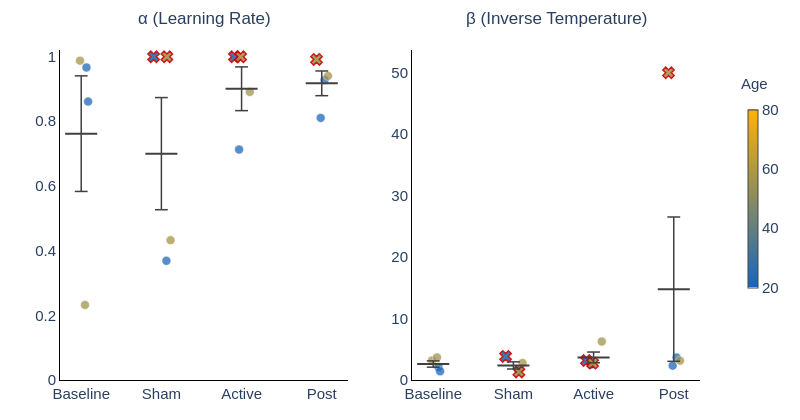

The code cell stored with this chart in its notebook:
### Code cell
# Visualize Rescorla-Wagner Parameters by Condition (interactive)

import plotly.graph_objects as go
from plotly.subplots import make_subplots
import matplotlib.colors as mcolors

# ---- Configuration ----
condition_order = ['baseline', 'sham', 'active', 'post']
age_min, age_max = 20, 80
cap_w = 0.08  # half-width of error bar caps

# Age → color mapping (blue #1565C0 for young, gold #FFB300 for old)
age_cmap = mcolors.LinearSegmentedColormap.from_list(
    'blue_gold', ['#1565C0', '#FFB300']
)
age_lookup = data.groupby('subject_id')['age'].first().to_dict()

def age_to_color(age):
    norm = np.clip((age - age_min) / (age_max - age_min), 0, 1)
    rgba = age_cmap(norm)
    return f'rgb({int(rgba[0]*255)},{int(rgba[1]*255)},{int(rgba[2]*255)})'

# ---- Build figure ----
fig = make_subplots(rows=1, cols=2,
                    subplot_titles=[r'α (Learning Rate)', r'β (Inverse Temperature)'])

for col, (param, ylim) in enumerate([('alpha', [0, 1.02]), ('beta', None)], start=1):
    plot_data = rw[rw['condition'].isin(condition_order)].copy()
    rng = np.random.default_rng(42)

    for i, cond in enumerate(condition_order):
        cond_data = plot_data[plot_data['condition'] == cond]
        jitter = rng.uniform(-0.12, 0.12, size=len(cond_data))
        boundary_mask = cond_data['at_boundary'].values

        # Hover text (shared format for both normal and boundary points)
        def make_hover(sub_df):
            return [f'sub-{s}<br>Age: {age_lookup.get(s, "?")}<br>α={r["alpha"]:.3f}, β={r["beta"]:.2f}'
                    for s, (_, r) in zip(sub_df['subject_id'], sub_df.iterrows())]

        # Normal points
        normal = cond_data[~cond_data['at_boundary']]
        if len(normal) > 0:
            fig.add_trace(go.Scatter(
                x=i + jitter[~boundary_mask], y=normal[param],
                mode='markers',
                marker=dict(size=9, opacity=0.75,
                            color=[age_to_color(age_lookup.get(s, np.nan)) for s in normal['subject_id']],
                            line=dict(width=0.5, color='white')),
                text=make_hover(normal), hoverinfo='text', showlegend=False,
            ), row=1, col=col)

        # Boundary fits (X marker with red outline)
        boundary = cond_data[cond_data['at_boundary']]
        if len(boundary) > 0:
            fig.add_trace(go.Scatter(
                x=i + jitter[boundary_mask], y=boundary[param],
                mode='markers',
                marker=dict(size=10, symbol='x', opacity=0.9,
                            color=[age_to_color(age_lookup.get(s, np.nan)) for s in boundary['subject_id']],
                            line=dict(width=1.5, color='#CC0000')),
                text=[t.replace('sub-', 'sub-') .replace('<br>', ' ⚠ BOUNDARY<br>', 1)
                      for t in make_hover(boundary)],
                hoverinfo='text', showlegend=False,
            ), row=1, col=col)

        # Mean + SEM with capped error bars
        vals = cond_data[param].dropna()
        if len(vals) > 0:
            mean, sem = vals.mean(), (vals.sem() if len(vals) > 1 else 0)
            for trace_args in [
                dict(x=[i, i], y=[mean - sem, mean + sem]),                    # vertical bar
                dict(x=[i - cap_w, i + cap_w], y=[mean + sem, mean + sem]),    # top cap
                dict(x=[i - cap_w, i + cap_w], y=[mean - sem, mean - sem]),    # bottom cap
            ]:
                fig.add_trace(go.Scatter(
                    **trace_args, mode='lines', line=dict(color='#404040', width=1.5),
                    showlegend=False, hoverinfo='skip',
                ), row=1, col=col)
            # Mean line
            fig.add_trace(go.Scatter(
                x=[i - 0.2, i + 0.2], y=[mean, mean],
                mode='lines', line=dict(color='#404040', width=2),
                showlegend=False, hoverinfo='text',
                text=[f'{cond.capitalize()} mean: {mean:.3f}'] * 2,
            ), row=1, col=col)

    # Per-subplot axis config
    fig.update_xaxes(tickvals=list(range(len(condition_order))),
                     ticktext=[c.capitalize() for c in condition_order], row=1, col=col)
    if ylim:
        fig.update_yaxes(range=ylim, row=1, col=col)

# ---- Layout ----
fig.update_layout(
    height=420, width=800,
    template='plotly_white',
    margin=dict(l=60, r=100, t=50, b=40),
    font=dict(family='Arial', size=14),
)

# ---- Axis styling ----
fig.update_xaxes(showgrid=False, zeroline=False,
                 showline=True, linewidth=1, linecolor='black',
                 tickfont=dict(size=15))
fig.update_yaxes(showgrid=False, rangemode='tozero',
                 showline=True, linewidth=1, linecolor='black',
                 tickfont=dict(size=15))

# ---- Colorbar (age gradient) ----
dummy_ages = np.linspace(age_min, age_max, 50)
fig.add_trace(go.Scatter(
    x=[None]*50, y=[None]*50, mode='markers',
    marker=dict(size=0.1, color=dummy_ages,
                colorscale=[[0, '#1565C0'], [1, '#FFB300']],
                cmin=age_min, cmax=age_max,
                colorbar=dict(x=1.06, y=0.55, len=0.6, thickness=10,
                              tickfont=dict(size=15))),
    showlegend=False, hoverinfo='skip',
))
fig.add_annotation(text='Age', x=1.11, y=.93, xref='paper', yref='paper',
                   showarrow=False, font=dict(family='Arial', size=15))

# ---- Subplot title styling ----
for ann in fig.layout.annotations:
    if ann.text in [r'α (Learning Rate)', r'β (Inverse Temperature)']:
        ann.update(font_size=17, y=1.06)

# ---- Show ----
fig.show(config=dict(toImageButtonOptions=dict(filename='rw_params_by_condition')))

### Figure 1 — Plotly figure (JSON) as saved in the notebook; plotly's stock layout.template omitted (floating-point values rounded to 4 significant figures)
{"data": [{"hoverinfo": "text", "marker": {"color": ["rgb(36,106,179)", "rgb(165,149,73)", "rgb(32,104,182)", "rgb(161,147,76)"], "line": {"color": "white", "width": 0.5}, "opacity": 0.75, "size": 9}, "mode": "markers", "showlegend": false, "text": ["sub-10656<br>Age: 24<br>α=0.966, β=2.11", "sub-10886<br>Age: 57<br>α=0.987, β=3.18", "sub-10998<br>Age: 23<br>α=0.861, β=1.42", "sub-11773<br>Age: 56<br>α=0.232, β=3.68"], "type": "scatter", "x": [0.06575, -0.01467, 0.08606, 0.04737], "xaxis": "x", "y": [0.966, 0.9871, 0.8606, 0.232], "yaxis": "y"}, {"hoverinfo": "skip", "line": {"color": "#404040", "width": 1.5}, "mode": "lines", "showlegend": false, "type": "scatter", "x": [0, 0], "xaxis": "x", "y": [0.5828, 0.9401], "yaxis": "y"}, {"hoverinfo": "skip", "line": {"color": "#404040", "width": 1.5}, "mode": "lines", "showlegend": false, "type": "scatter", "x": [-0.08, 0.08], "xaxis": "x", "y": [0.9401, 0.9401], "yaxis": "y"}, {"hoverinfo": "skip", "line": {"color": "#404040", "width": 1.5}, "mode": "lines", "showlegend": false, "type": "scatter", "x": [-0.08, 0.08], "xaxis": "x", "y": [0.5828, 0.5828], "yaxis": "y"}, {"hoverinfo": "text", "line": {"color": "#404040", "width": 2}, "mode": "lines", "showlegend": false, "text": ["Baseline mean: 0.761", "Baseline mean: 0.761"], "type": "scatter", "x": [-0.2, 0.2], "xaxis": "x", "y": [0.7614, 0.7614], "yaxis": "y"}, {"hoverinfo": "text", "marker": {"color": ["rgb(165,149,73)", "rgb(32,104,182)"], "line": {"color": "white", "width": 0.5}, "opacity": 0.75, "size": 9}, "mode": "markers", "showlegend": false, "text": ["sub-10886<br>Age: 57<br>α=0.432, β=2.76", "sub-10998<br>Age: 23<br>α=0.368, β=1.58"], "type": "scatter", "x": [1.114, 1.063], "xaxis": "x", "y": [0.4322, 0.3684], "yaxis": "y"}, {"hoverinfo": "text", "marker": {"color": ["rgb(36,106,179)", "rgb(161,147,76)"], "line": {"color": "#CC0000", "width": 1.5}, "opacity": 0.9, "size": 10, "symbol": "x"}, "mode": "markers", "showlegend": false, "text": ["sub-10656 ⚠ BOUNDARY<br>Age: 24<br>α=0.999, β=3.83", "sub-11773 ⚠ BOUNDARY<br>Age: 56<br>α=0.999, β=1.31"], "type": "scatter", "x": [0.9026, 1.069], "xaxis": "x", "y": [0.999, 0.999], "yaxis": "y"}, {"hoverinfo": "skip", "line": {"color": "#404040", "width": 1.5}, "mode": "lines", "showlegend": false, "type": "scatter", "x": [1, 1], "xaxis": "x", "y": [0.5263, 0.873], "yaxis": "y"}, {"hoverinfo": "skip", "line": {"color": "#404040", "width": 1.5}, "mode": "lines", "showlegend": false, "type": "scatter", "x": [0.92, 1.08], "xaxis": "x", "y": [0.873, 0.873], "yaxis": "y"}, {"hoverinfo": "skip", "line": {"color": "#404040", "width": 1.5}, "mode": "lines", "showlegend": false, "type": "scatter", "x": [0.92, 1.08], "xaxis": "x", "y": [0.5263, 0.5263], "yaxis": "y"}, {"hoverinfo": "text", "line": {"color": "#404040", "width": 2}, "mode": "lines", "showlegend": false, "text": ["Sham mean: 0.700", "Sham mean: 0.700"], "type": "scatter", "x": [0.8, 1.2], "xaxis": "x", "y": [0.6997, 0.6997], "yaxis": "y"}, {"hoverinfo": "text", "marker": {"color": ["rgb(32,104,182)", "rgb(161,147,76)"], "line": {"color": "white", "width": 0.5}, "opacity": 0.75, "size": 9}, "mode": "markers", "showlegend": false, "text": ["sub-10998<br>Age: 23<br>α=0.712, β=2.51", "sub-11773<br>Age: 56<br>α=0.890, β=6.27"], "type": "scatter", "x": [1.969, 2.102], "xaxis": "x", "y": [0.7124, 0.8904], "yaxis": "y"}, {"hoverinfo": "text", "marker": {"color": ["rgb(36,106,179)", "rgb(165,149,73)"], "line": {"color": "#CC0000", "width": 1.5}, "opacity": 0.9, "size": 10, "symbol": "x"}, "mode": "markers", "showlegend": false, "text": ["sub-10656 ⚠ BOUNDARY<br>Age: 24<br>α=0.999, β=3.17", "sub-10886 ⚠ BOUNDARY<br>Age: 57<br>α=0.999, β=2.75"], "type": "scatter", "x": [1.911, 1.988], "xaxis": "x", "y": [0.999, 0.999], "yaxis": "y"}, {"hoverinfo": "skip", "line": {"color": "#404040", "width": 1.5}, "mode": "lines", "showlegend": false, "type": "scatter", "x": [2, 2], "xaxis": "x", "y": [0.8326, 0.9678], "yaxis": "y"}, {"hoverinfo": "skip", "line": {"color": "#404040", "width": 1.5}, "mode": "lines", "showlegend": false, "type": "scatter", "x": [1.92, 2.08], "xaxis": "x", "y": [0.9678, 0.9678], "yaxis": "y"}, {"hoverinfo": "skip", "line": {"color": "#404040", "width": 1.5}, "mode": "lines", "showlegend": false, "type": "scatter", "x": [1.92, 2.08], "xaxis": "x", "y": [0.8326, 0.8326], "yaxis": "y"}, {"hoverinfo": "text", "line": {"color": "#404040", "width": 2}, "mode": "lines", "showlegend": false, "text": ["Active mean: 0.900", "Active mean: 0.900"], "type": "scatter", "x": [1.8, 2.2], "xaxis": "x", "y": [0.9002, 0.9002], "yaxis": "y"}, {"hoverinfo": "text", "marker": {"color": ["rgb(36,106,179)", "rgb(165,149,73)", "rgb(32,104,182)"], "line": {"color": "white", "width": 0.5}, "opacity": 0.75, "size": 9}, "mode": "markers", "showlegend": false, "text": ["sub-10656<br>Age: 24<br>α=0.927, β=3.66", "sub-10886<br>Age: 57<br>α=0.940, β=3.14", "sub-10998<br>Age: 23<br>α=0.810, β=2.33"], "type": "scatter", "x": [3.035, 3.077, 2.986], "xaxis": "x", "y": [0.9273, 0.9398, 0.8101], "yaxis": "y"}, {"hoverinfo": "text", "marker": {"color": ["rgb(161,147,76)"], "line": {"color": "#CC0000", "width": 1.5}, "opacity": 0.9, "size": 10, "symbol": "x"}, "mode": "markers", "showlegend": false, "text": ["sub-11773 ⚠ BOUNDARY<br>Age: 56<br>α=0.991, β=50.00"], "type": "scatter", "x": [2.935], "xaxis": "x", "y": [0.9907], "yaxis": "y"}, {"hoverinfo": "skip", "line": {"color": "#404040", "width": 1.5}, "mode": "lines", "showlegend": false, "type": "scatter", "x": [3, 3], "xaxis": "x", "y": [0.8788, 0.9552], "yaxis": "y"}, {"hoverinfo": "skip", "line": {"color": "#404040", "width": 1.5}, "mode": "lines", "showlegend": false, "type": "scatter", "x": [2.92, 3.08], "xaxis": "x", "y": [0.9552, 0.9552], "yaxis": "y"}, {"hoverinfo": "skip", "line": {"color": "#404040", "width": 1.5}, "mode": "lines", "showlegend": false, "type": "scatter", "x": [2.92, 3.08], "xaxis": "x", "y": [0.8788, 0.8788], "yaxis": "y"}, {"hoverinfo": "text", "line": {"color": "#404040", "width": 2}, "mode": "lines", "showlegend": false, "text": ["Post mean: 0.917", "Post mean: 0.917"], "type": "scatter", "x": [2.8, 3.2], "xaxis": "x", "y": [0.917, 0.917], "yaxis": "y"}, {"hoverinfo": "text", "marker": {"color": ["rgb(36,106,179)", "rgb(165,149,73)", "rgb(32,104,182)", "rgb(161,147,76)"], "line": {"color": "white", "width": 0.5}, "opacity": 0.75, "size": 9}, "mode": "markers", "showlegend": false, "text": ["sub-10656<br>Age: 24<br>α=0.966, β=2.11", "sub-10886<br>Age: 57<br>α=0.987, β=3.18", "sub-10998<br>Age: 23<br>α=0.861, β=1.42", "sub-11773<br>Age: 56<br>α=0.232, β=3.68"], "type": "scatter", "x": [0.06575, -0.01467, 0.08606, 0.04737], "xaxis": "x2", "y": [2.107, 3.183, 1.424, 3.682], "yaxis": "y2"}, {"hoverinfo": "skip", "line": {"color": "#404040", "width": 1.5}, "mode": "lines", "showlegend": false, "type": "scatter", "x": [0, 0], "xaxis": "x2", "y": [2.087, 3.11], "yaxis": "y2"}, {"hoverinfo": "skip", "line": {"color": "#404040", "width": 1.5}, "mode": "lines", "showlegend": false, "type": "scatter", "x": [-0.08, 0.08], "xaxis": "x2", "y": [3.11, 3.11], "yaxis": "y2"}, {"hoverinfo": "skip", "line": {"color": "#404040", "width": 1.5}, "mode": "lines", "showlegend": false, "type": "scatter", "x": [-0.08, 0.08], "xaxis": "x2", "y": [2.087, 2.087], "yaxis": "y2"}, {"hoverinfo": "text", "line": {"color": "#404040", "width": 2}, "mode": "lines", "showlegend": false, "text": ["Baseline mean: 2.599", "Baseline mean: 2.599"], "type": "scatter", "x": [-0.2, 0.2], "xaxis": "x2", "y": [2.599, 2.599], "yaxis": "y2"}, {"hoverinfo": "text", "marker": {"color": ["rgb(165,149,73)", "rgb(32,104,182)"], "line": {"color": "white", "width": 0.5}, "opacity": 0.75, "size": 9}, "mode": "markers", "showlegend": false, "text": ["sub-10886<br>Age: 57<br>α=0.432, β=2.76", "sub-10998<br>Age: 23<br>α=0.368, β=1.58"], "type": "scatter", "x": [1.114, 1.063], "xaxis": "x2", "y": [2.763, 1.583], "yaxis": "y2"}, {"hoverinfo": "text", "marker": {"color": ["rgb(36,106,179)", "rgb(161,147,76)"], "line": {"color": "#CC0000", "width": 1.5}, "opacity": 0.9, "size": 10, "symbol": "x"}, "mode": "markers", "showlegend": false, "text": ["sub-10656 ⚠ BOUNDARY<br>Age: 24<br>α=0.999, β=3.83", "sub-11773 ⚠ BOUNDARY<br>Age: 56<br>α=0.999, β=1.31"], "type": "scatter", "x": [0.9026, 1.069], "xaxis": "x2", "y": [3.832, 1.307], "yaxis": "y2"}, {"hoverinfo": "skip", "line": {"color": "#404040", "width": 1.5}, "mode": "lines", "showlegend": false, "type": "scatter", "x": [1, 1], "xaxis": "x2", "y": [1.791, 2.951], "yaxis": "y2"}, {"hoverinfo": "skip", "line": {"color": "#404040", "width": 1.5}, "mode": "lines", "showlegend": false, "type": "scatter", "x": [0.92, 1.08], "xaxis": "x2", "y": [2.951, 2.951], "yaxis": "y2"}, {"hoverinfo": "skip", "line": {"color": "#404040", "width": 1.5}, "mode": "lines", "showlegend": false, "type": "scatter", "x": [0.92, 1.08], "xaxis": "x2", "y": [1.791, 1.791], "yaxis": "y2"}, {"hoverinfo": "text", "line": {"color": "#404040", "width": 2}, "mode": "lines", "showlegend": false, "text": ["Sham mean: 2.371", "Sham mean: 2.371"], "type": "scatter", "x": [0.8, 1.2], "xaxis": "x2", "y": [2.371, 2.371], "yaxis": "y2"}, {"hoverinfo": "text", "marker": {"color": ["rgb(32,104,182)", "rgb(161,147,76)"], "line": {"color": "white", "width": 0.5}, "opacity": 0.75, "size": 9}, "mode": "markers", "showlegend": false, "text": ["sub-10998<br>Age: 23<br>α=0.712, β=2.51", "sub-11773<br>Age: 56<br>α=0.890, β=6.27"], "type": "scatter", "x": [1.969, 2.102], "xaxis": "x2", "y": [2.51, 6.269], "yaxis": "y2"}, {"hoverinfo": "text", "marker": {"color": ["rgb(36,106,179)", "rgb(165,149,73)"], "line": {"color": "#CC0000", "width": 1.5}, "opacity": 0.9, "size": 10, "symbol": "x"}, "mode": "markers", "showlegend": false, "text": ["sub-10656 ⚠ BOUNDARY<br>Age: 24<br>α=0.999, β=3.17", "sub-10886 ⚠ BOUNDARY<br>Age: 57<br>α=0.999, β=2.75"], "type": "scatter", "x": [1.911, 1.988], "xaxis": "x2", "y": [3.172, 2.747], "yaxis": "y2"}, {"hoverinfo": "skip", "line": {"color": "#404040", "width": 1.5}, "mode": "lines", "showlegend": false, "type": "scatter", "x": [2, 2], "xaxis": "x2", "y": [2.799, 4.55], "yaxis": "y2"}, {"hoverinfo": "skip", "line": {"color": "#404040", "width": 1.5}, "mode": "lines", "showlegend": false, "type": "scatter", "x": [1.92, 2.08], "xaxis": "x2", "y": [4.55, 4.55], "yaxis": "y2"}, {"hoverinfo": "skip", "line": {"color": "#404040", "width": 1.5}, "mode": "lines", "showlegend": false, "type": "scatter", "x": [1.92, 2.08], "xaxis": "x2", "y": [2.799, 2.799], "yaxis": "y2"}, {"hoverinfo": "text", "line": {"color": "#404040", "width": 2}, "mode": "lines", "showlegend": false, "text": ["Active mean: 3.674", "Active mean: 3.674"], "type": "scatter", "x": [1.8, 2.2], "xaxis": "x2", "y": [3.674, 3.674], "yaxis": "y2"}, {"hoverinfo": "text", "marker": {"color": ["rgb(36,106,179)", "rgb(165,149,73)", "rgb(32,104,182)"], "line": {"color": "white", "width": 0.5}, "opacity": 0.75, "size": 9}, "mode": "markers", "showlegend": false, "text": ["sub-10656<br>Age: 24<br>α=0.927, β=3.66", "sub-10886<br>Age: 57<br>α=0.940, β=3.14", "sub-10998<br>Age: 23<br>α=0.810, β=2.33"], "type": "scatter", "x": [3.035, 3.077, 2.986], "xaxis": "x2", "y": [3.661, 3.144, 2.331], "yaxis": "y2"}, {"hoverinfo": "text", "marker": {"color": ["rgb(161,147,76)"], "line": {"color": "#CC0000", "width": 1.5}, "opacity": 0.9, "size": 10, "symbol": "x"}, "mode": "markers", "showlegend": false, "text": ["sub-11773 ⚠ BOUNDARY<br>Age: 56<br>α=0.991, β=50.00"], "type": "scatter", "x": [2.935], "xaxis": "x2", "y": [50], "yaxis": "y2"}, {"hoverinfo": "skip", "line": {"color": "#404040", "width": 1.5}, "mode": "lines", "showlegend": false, "type": "scatter", "x": [3, 3], "xaxis": "x2", "y": [3.042, 26.53], "yaxis": "y2"}, {"hoverinfo": "skip", "line": {"color": "#404040", "width": 1.5}, "mode": "lines", "showlegend": false, "type": "scatter", "x": [2.92, 3.08], "xaxis": "x2", "y": [26.53, 26.53], "yaxis": "y2"}, {"hoverinfo": "skip", "line": {"color": "#404040", "width": 1.5}, "mode": "lines", "showlegend": false, "type": "scatter", "x": [2.92, 3.08], "xaxis": "x2", "y": [3.042, 3.042], "yaxis": "y2"}, {"hoverinfo": "text", "line": {"color": "#404040", "width": 2}, "mode": "lines", "showlegend": false, "text": ["Post mean: 14.784", "Post mean: 14.784"], "type": "scatter", "x": [2.8, 3.2], "xaxis": "x2", "y": [14.78, 14.78], "yaxis": "y2"}, {"hoverinfo": "skip", "marker": {"cmax": 80, "cmin": 20, "color": [20, 21.22, 22.45, 23.67, 24.9, 26.12, 27.35, 28.57, 29.8, 31.02, 32.24, 33.47, 34.69, 35.92, 37.14, 38.37, 39.59, 40.82, 42.04, 43.27, 44.49, 45.71, 46.94, 48.16, 49.39, 50.61, 51.84, 53.06, 54.29, 55.51, 56.73, 57.96, 59.18, 60.41, 61.63, 62.86, 64.08, 65.31, 66.53, 67.76, 68.98, 70.2, 71.43, 72.65, 73.88, 75.1, 76.33, 77.55, 78.78, 80], "colorbar": {"len": 0.6, "thickness": 10, "tickfont": {"size": 15}, "x": 1.06, "y": 0.55}, "colorscale": [[0, "#1565C0"], [1, "#FFB300"]], "size": 0.1}, "mode": "markers", "showlegend": false, "type": "scatter", "x": [null, null, null, null, null, null, null, null, null, null, null, null, null, null, null, null, null, null, null, null, null, null, null, null, null, null, null, null, null, null, null, null, null, null, null, null, null, null, null, null, null, null, null, null, null, null, null, null, null, null], "y": [null, null, null, null, null, null, null, null, null, null, null, null, null, null, null, null, null, null, null, null, null, null, null, null, null, null, null, null, null, null, null, null, null, null, null, null, null, null, null, null, null, null, null, null, null, null, null, null, null, null]}], "layout": {"annotations": [{"font": {"size": 17}, "showarrow": false, "text": "α (Learning Rate)", "x": 0.225, "xanchor": "center", "xref": "paper", "y": 1.06, "yanchor": "bottom", "yref": "paper"}, {"font": {"size": 17}, "showarrow": false, "text": "β (Inverse Temperature)", "x": 0.775, "xanchor": "center", "xref": "paper", "y": 1.06, "yanchor": "bottom", "yref": "paper"}, {"font": {"family": "Arial", "size": 15}, "showarrow": false, "text": "Age", "x": 1.11, "xref": "paper", "y": 0.93, "yref": "paper"}], "font": {"family": "Arial", "size": 14}, "height": 420, "margin": {"b": 40, "l": 60, "r": 100, "t": 50}, "width": 800, "xaxis": {"anchor": "y", "autorange": true, "domain": [0, 0.45], "linecolor": "black", "linewidth": 1, "range": [-0.2644, 3.327], "showgrid": false, "showline": true, "tickfont": {"size": 15}, "ticktext": ["Baseline", "Sham", "Active", "Post"], "tickvals": [0, 1, 2, 3], "type": "linear", "zeroline": false}, "xaxis2": {"anchor": "y2", "autorange": true, "domain": [0.55, 1], "linecolor": "black", "linewidth": 1, "range": [-0.2644, 3.327], "showgrid": false, "showline": true, "tickfont": {"size": 15}, "ticktext": ["Baseline", "Sham", "Active", "Post"], "tickvals": [0, 1, 2, 3], "type": "linear", "zeroline": false}, "yaxis": {"anchor": "x", "domain": [0, 1], "linecolor": "black", "linewidth": 1, "range": [0, 1.02], "rangemode": "tozero", "showgrid": false, "showline": true, "tickfont": {"size": 15}, "type": "linear"}, "yaxis2": {"anchor": "x2", "autorange": true, "domain": [0, 1], "linecolor": "black", "linewidth": 1, "range": [0, 53.7], "rangemode": "tozero", "showgrid": false, "showline": true, "tickfont": {"size": 15}, "type": "linear"}}}
